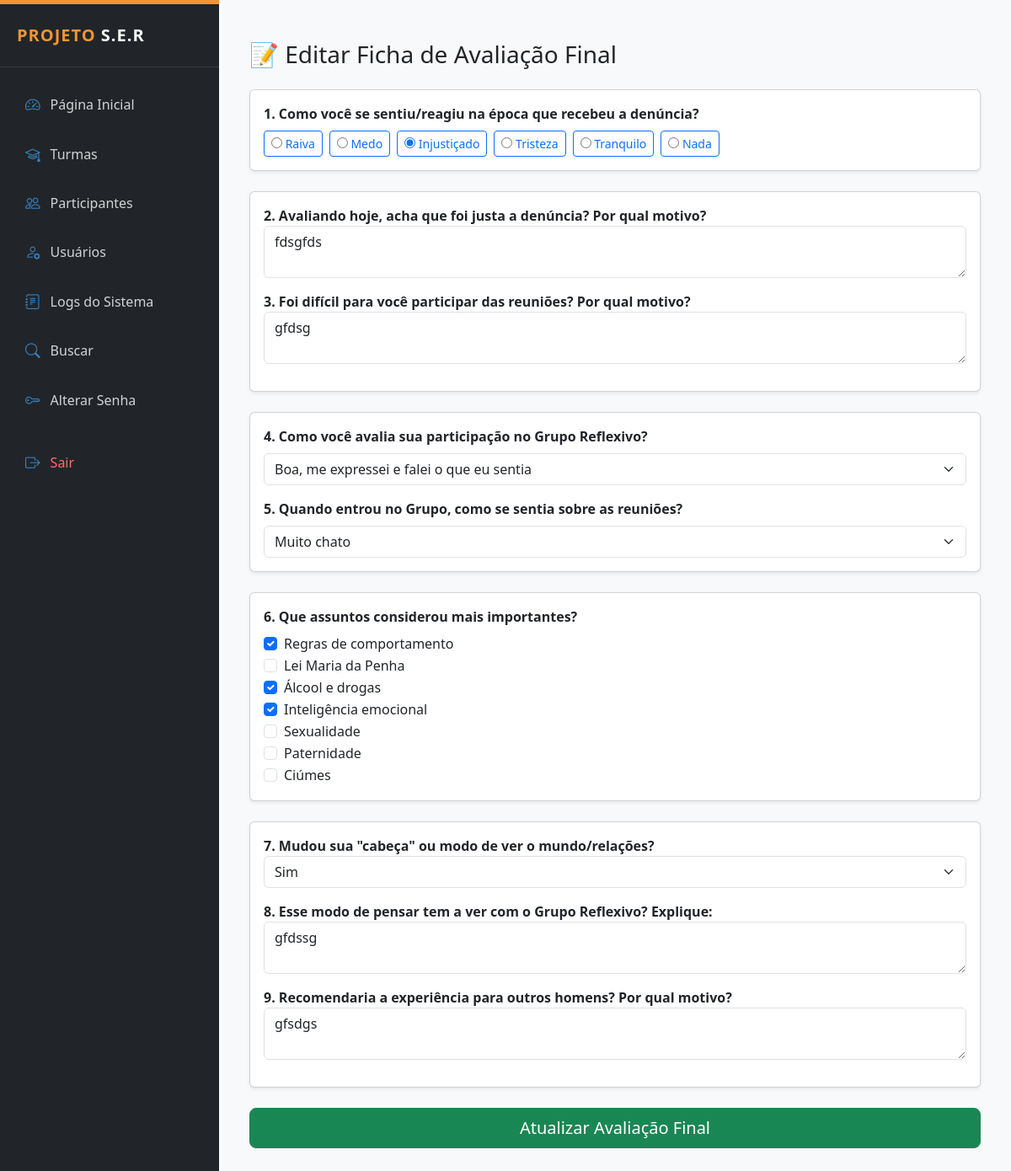
/public/ficha_final_editar.php?id=173 (signed in), run on the app's committed database.
### tables this page shows
CREATE TABLE `ficha_avaliacao_final` (
  `id` int(11) NOT NULL,
  `participante_id` int(11) NOT NULL,
  `sentimento_denuncia` varchar(50) DEFAULT NULL,
  `acha_justa` enum('sim','nao') DEFAULT NULL,
  `motivo_denuncia` text DEFAULT NULL,
  `dificuldade_participar` enum('sim','nao') DEFAULT NULL,
  `motivo_dificuldade` text DEFAULT NULL,
  `avaliacao_participacao` varchar(255) DEFAULT NULL,
  `pontos_positivos` text DEFAULT NULL,
  `pontos_negativos` text DEFAULT NULL,
  `temas_importantes` text DEFAULT NULL,
  `houve_mudanca` enum('sim','nao') DEFAULT NULL,
  `descricao_mudanca` text DEFAULT NULL,
  `gostou_grupo` enum('sim','nao') DEFAULT NULL,
  `sentimento_inicio` text DEFAULT NULL,
  `recomendaria` enum('sim','nao') DEFAULT NULL,
  `motivo_recomendacao` text DEFAULT NULL,
  `sugestoes` text DEFAULT NULL,
  `criado_em` datetime DEFAULT current_timestamp(),
  `vantagens_experiencia` text DEFAULT NULL,
  `desvantagens_experiencia` text DEFAULT NULL,
  `mudanca_visao_mundo` varchar(50) DEFAULT NULL,
  `relacao_grupo_pensamento` text DEFAULT NULL,
  `impacto_mudanca_costumes` text DEFAULT NULL,
  `mudanca_relacionamentos` text DEFAULT NULL,
  `o_que_mais_gostou` text DEFAULT NULL
);

### public/ficha_final_editar.php (the view, shortened to what this page needs)
<?php
require_once __DIR__ . '/../config/conexao.php';
require_once __DIR__ . '/../layout/admin_header.php';
$participante_id = $_GET['id'] ?? null;
$stmt = $pdo->prepare("SELECT * FROM ficha_avaliacao_final WHERE participante_id = ?");
$stmt->execute([$participante_id]);
$dados = $stmt->fetch(PDO::FETCH_ASSOC);
$temas_salvos = explode(', ', $dados['temas_importantes'] ?? '');
?>
<div class="container py-4">
    <form method="POST" action="ficha_final_salvar.php">
        <h3 class="mb-4">📝 Editar Ficha de Avaliação Final</h3>
        <div class="card shadow-sm mb-4">
            <div class="card-body">
                <label class="fw-bold">1. Como você se sentiu/reagiu na época que recebeu a denúncia?</label>
                <div class="d-flex flex-wrap gap-2 mt-2">
                    <?php $sentimentos = ['Raiva', 'Medo', 'Injustiçado', 'Tristeza', 'Tranquilo', 'Nada'];
                    foreach($sentimentos as $s): ?>
                        <label class="btn btn-outline-primary btn-sm">
                            <input type="radio" name="sentimento_denuncia" value="<?= $s ?>" <?= ($dados['sentimento_denuncia'] == $s) ? 'checked' : '' ?>> <?= $s ?>
                        </label>
                    <?php endforeach; ?>
                </div>
            </div>
        </div>
        <div class="card shadow-sm mb-4">
            <div class="card-body">
                <div class="mb-3">
                    <label class="fw-bold">2. Avaliando hoje, acha que foi justa a denúncia? Por qual motivo?</label>
                    <textarea name="motivo_denuncia" class="form-control" rows="2"><?= htmlspecialchars($dados['motivo_denuncia'] ?? '') ?></textarea>
                </div>
                <div class="mb-3">
                    <label class="fw-bold">3. Foi difícil para você participar das reuniões? Por qual motivo?</label>
                    <textarea name="motivo_dificuldade" class="form-control" rows="2"><?= htmlspecialchars($dados['motivo_dificuldade'] ?? '') ?></textarea>
                </div>
            </div>
        </div>
        <div class="card shadow-sm mb-4">
            <div class="card-body">
                <label class="fw-bold">4. Como você avalia sua participação no Grupo Reflexivo?</label>
                <select name="avaliacao_participacao" class="form-select mt-2">
                    <option value="boa_expressao" <?= ($dados['avaliacao_participacao'] == 'boa_expressao') ? 'selected' : '' ?>>Boa, me expressei e falei o que eu sentia</option>
                </select>
                <label class="fw-bold mt-3">5. Quando entrou no Grupo, como se sentia sobre as reuniões?</label>
                <select name="sentimento_inicio" class="form-select mt-2">
                    <option <?= ($dados['sentimento_inicio'] == 'Muito chato') ? 'selected' : '' ?>>Muito chato</option>
                </select>
            </div>
        </div>
        <div class="card shadow-sm mb-4">
            <div class="card-body">
                <label class="fw-bold mb-2">6. Que assuntos considerou mais importantes?</label>
                <?php
                $temas = ["Regras de comportamento", "Lei Maria da Penha", "Álcool e drogas", "Inteligência emocional", "Sexualidade", "Paternidade", "Ciúmes"];
                foreach($temas as $t): ?>
                    <div class="form-check">
                        <input class="form-check-input" type="checkbox" name="temas_importantes[]" value="<?= $t ?>" <?= in_array($t, $temas_salvos) ? 'checked' : '' ?>>
                        <label class="form-check-label"><?= $t ?></label>
                    </div>
                <?php endforeach; ?>
            </div>
        </div>
        <div class="card shadow-sm mb-4">
            <div class="card-body">
                <div class="mb-3">
                    <label class="fw-bold">7. Mudou sua "cabeça" ou modo de ver o mundo/relações?</label>
                    <select name="mudanca_visao_mundo" class="form-select">
                        <option value="Sim" <?= ($dados['mudanca_visao_mundo'] == 'Sim') ? 'selected' : '' ?>>Sim</option>
                    </select>
                </div>
                <div class="mb-3">
                    <label class="fw-bold">8. Esse modo de pensar tem a ver com o Grupo Reflexivo? Explique:</label>
                    <textarea name="relacao_grupo_pensamento" class="form-control"><?= htmlspecialchars($dados['relacao_grupo_pensamento'] ?? '') ?></textarea>
                </div>
                <div class="mb-3">
                    <label class="fw-bold">9. Recomendaria a experiência para outros homens? Por qual motivo?</label>
                    <textarea name="motivo_recomendacao" class="form-control"><?= htmlspecialchars($dados['motivo_recomendacao'] ?? '') ?></textarea>
                </div>
            </div>
        </div>
        <button type="submit" class="btn btn-success btn-lg w-100 mb-5">Atualizar Avaliação Final</button>
    </form>
</div>
<?php require_once __DIR__ . '/../layout/admin_footer.php'; ?>

### layout/admin_header.php (style rules this page uses)
:root { --ser-orange: #F29433; --ser-blue: #3684C4; --ser-wine: #A61C62; --ser-light: #f8f9fa; }
body { font-family: 'Segoe UI', Tahoma, Geneva, Verdana, sans-serif; background-color: var(--ser-light); }

### data on the page
ficha_avaliacao_final: sentimento_denuncia "☐ Raiva", sentimento_denuncia "☐ Medo", sentimento_denuncia "☑ Injustiçado", sentimento_denuncia "☐ Tristeza", sentimento_denuncia "☐ Tranquilo", sentimento_denuncia "☐ Nada", motivo_denuncia "fdsgfds", motivo_dificuldade "gfdsg", avaliacao_participacao "Boa, me expressei e falei o que eu sentia", sentimento_inicio "Muito chato", temas_importantes "☑", mudanca_visao_mundo "Sim", relacao_grupo_pensamento "gfdssg", motivo_recomendacao "gfsdgs"

### other printed values
$s "Raiva"
$s "Medo"
$s "Injustiçado"
$s "Tristeza"
$s "Tranquilo"
$s "Nada"
$t "Regras de comportamento"
$t "Lei Maria da Penha"
$t "Álcool e drogas"
$t "Inteligência emocional"
$t "Sexualidade"
$t "Paternidade"
$t "Ciúmes"
